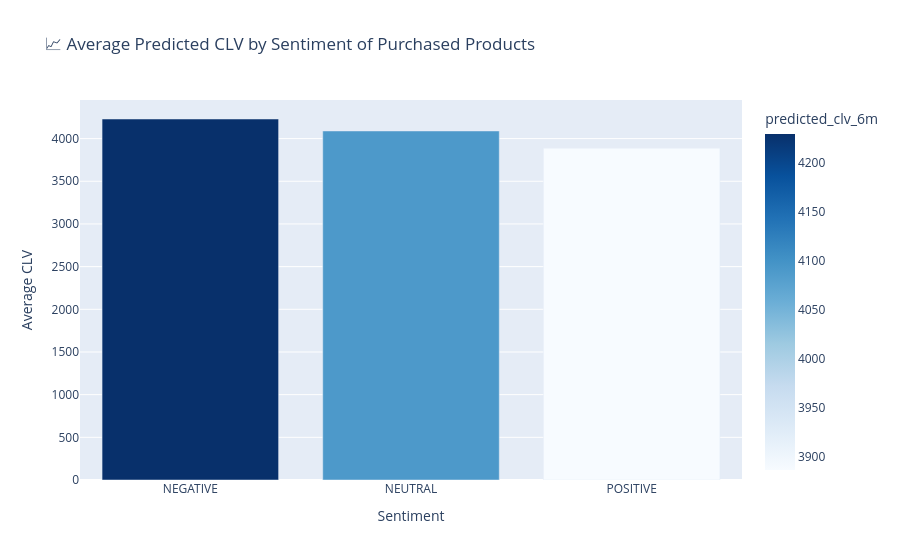
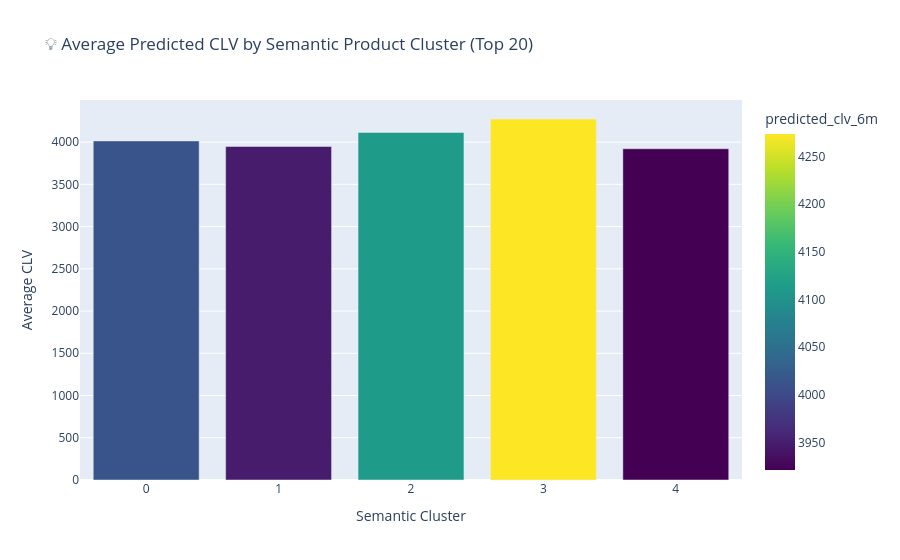

The cell these charts' notebook holds for them, in order:
### Code cell
# Average CLV by Sentiment
if 'Sentiment' in data.columns:
    avg_clv_sentiment = data.groupby('Sentiment')['predicted_clv_6m'].mean().reset_index()

    fig_sentiment = px.bar(
        avg_clv_sentiment.sort_values(by='predicted_clv_6m', ascending=False),
        x='Sentiment',
        y='predicted_clv_6m',
        color='predicted_clv_6m',
        color_continuous_scale='blues',
        title='📈 Average Predicted CLV by Sentiment of Purchased Products'
    )
    fig_sentiment.update_layout(xaxis_title='Sentiment', yaxis_title='Average CLV')
    fig_sentiment.show()
else:
    print("⚠️ 'Sentiment' column not found — skipping sentiment-level CLV plot.")

# Average CLV by Semantic Cluster

if 'ProductClusterSemantic' in data.columns:
    avg_clv_cluster = data.groupby('ProductClusterSemantic')['predicted_clv_6m'].mean().reset_index()

    fig_cluster = px.bar(
        avg_clv_cluster.sort_values(by='predicted_clv_6m', ascending=False).head(20),
        x='ProductClusterSemantic',
        y='predicted_clv_6m',
        color='predicted_clv_6m',
        color_continuous_scale='viridis',
        title='💡 Average Predicted CLV by Semantic Product Cluster (Top 20)'
    )
    fig_cluster.update_layout(xaxis_title='Semantic Cluster', yaxis_title='Average CLV')
    fig_cluster.show()
else:
    print("⚠️ 'ProductClusterSemantic' column not found — skipping semantic cluster-level CLV plot.")

### Figure 1 — Plotly figure (JSON) as saved in the notebook; plotly's stock layout.template omitted (floating-point values rounded to 4 significant figures)
{"data": [{"hovertemplate": "Sentiment=%{x}<br>predicted_clv_6m=%{marker.color}<extra></extra>", "legendgroup": "", "marker": {"color": [4230.0, 4090.0, 3886.0], "coloraxis": "coloraxis", "pattern": {"shape": ""}}, "name": "", "orientation": "v", "showlegend": false, "textposition": "auto", "type": "bar", "x": ["NEGATIVE", "NEUTRAL", "POSITIVE"], "xaxis": "x", "y": [4230.0, 4090.0, 3886.0], "yaxis": "y"}], "layout": {"barmode": "relative", "coloraxis": {"colorbar": {"title": {"text": "predicted_clv_6m"}}, "colorscale": [[0, "rgb(247,251,255)"], [0.125, "rgb(222,235,247)"], [0.25, "rgb(198,219,239)"], [0.375, "rgb(158,202,225)"], [0.5, "rgb(107,174,214)"], [0.625, "rgb(66,146,198)"], [0.75, "rgb(33,113,181)"], [0.875, "rgb(8,81,156)"], [1, "rgb(8,48,107)"]]}, "legend": {"tracegroupgap": 0}, "title": {"text": "📈 Average Predicted CLV by Sentiment of Purchased Products"}, "xaxis": {"anchor": "y", "domain": [0, 1], "title": {"text": "Sentiment"}}, "yaxis": {"anchor": "x", "domain": [0, 1], "title": {"text": "Average CLV"}}}}

### Figure 2 — Plotly figure (JSON) as saved in the notebook; plotly's stock layout.template omitted (floating-point values rounded to 4 significant figures)
{"data": [{"hovertemplate": "ProductClusterSemantic=%{x}<br>predicted_clv_6m=%{marker.color}<extra></extra>", "legendgroup": "", "marker": {"color": [4274.0, 4114.0, 4014.0, 3948.0, 3921.0], "coloraxis": "coloraxis", "pattern": {"shape": ""}}, "name": "", "orientation": "v", "showlegend": false, "textposition": "auto", "type": "bar", "x": [3, 2, 0, 1, 4], "xaxis": "x", "y": [4274.0, 4114.0, 4014.0, 3948.0, 3921.0], "yaxis": "y"}], "layout": {"barmode": "relative", "coloraxis": {"colorbar": {"title": {"text": "predicted_clv_6m"}}, "colorscale": [[0, "#440154"], [0.1111, "#482878"], [0.2222, "#3e4989"], [0.3333, "#31688e"], [0.4444, "#26828e"], [0.5556, "#1f9e89"], [0.6667, "#35b779"], [0.7778, "#6ece58"], [0.8889, "#b5de2b"], [1, "#fde725"]]}, "legend": {"tracegroupgap": 0}, "title": {"text": "💡 Average Predicted CLV by Semantic Product Cluster (Top 20)"}, "xaxis": {"anchor": "y", "domain": [0, 1], "title": {"text": "Semantic Cluster"}}, "yaxis": {"anchor": "x", "domain": [0, 1], "title": {"text": "Average CLV"}}}}
